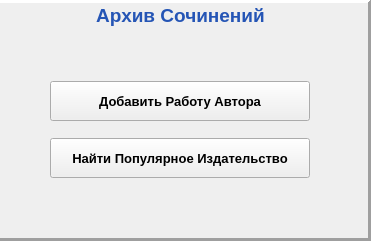
<?xml version="1.0" encoding="UTF-8"?>
<ui version="4.0">
 <class>MainWindow</class>
 <widget class="QWidget" name="MainWindow">
  <property name="windowModality">
   <enum>Qt::WindowModal</enum>
  </property>
  <property name="geometry">
   <rect>
    <x>0</x>
    <y>0</y>
    <width>371</width>
    <height>241</height>
   </rect>
  </property>
  <property name="sizePolicy">
   <sizepolicy hsizetype="Fixed" vsizetype="Fixed">
    <horstretch>0</horstretch>
    <verstretch>0</verstretch>
   </sizepolicy>
  </property>
  <property name="minimumSize">
   <size>
    <width>371</width>
    <height>241</height>
   </size>
  </property>
  <property name="maximumSize">
   <size>
    <width>371</width>
    <height>241</height>
   </size>
  </property>
  <property name="windowTitle">
   <string>Main Window</string>
  </property>
  <property name="windowIcon">
   <iconset resource="../../Icons/MyIcons.qrc">
    <normaloff>:/MyIcons/Main.jpg</normaloff>:/MyIcons/Main.jpg</iconset>
  </property>
  <property name="layoutDirection">
   <enum>Qt::LeftToRight</enum>
  </property>
  <widget class="QFrame" name="frame_2">
   <property name="geometry">
    <rect>
     <x>-20</x>
     <y>0</y>
     <width>391</width>
     <height>241</height>
    </rect>
   </property>
   <property name="frameShape">
    <enum>QFrame::Panel</enum>
   </property>
   <property name="frameShadow">
    <enum>QFrame::Raised</enum>
   </property>
   <property name="lineWidth">
    <number>3</number>
   </property>
   <widget class="QWidget" name="verticalLayoutWidget">
    <property name="geometry">
     <rect>
      <x>70</x>
      <y>70</y>
      <width>261</width>
      <height>121</height>
     </rect>
    </property>
    <layout class="QVBoxLayout" name="verticalLayout">
     <item>
      <widget class="QPushButton" name="addWorkAuthorButton">
       <property name="sizePolicy">
        <sizepolicy hsizetype="Fixed" vsizetype="Fixed">
         <horstretch>0</horstretch>
         <verstretch>0</verstretch>
        </sizepolicy>
       </property>
       <property name="maximumSize">
        <size>
         <width>260</width>
         <height>40</height>
        </size>
       </property>
       <property name="font">
        <font>
         <pointsize>10</pointsize>
         <bold>true</bold>
        </font>
       </property>
       <property name="text">
        <string>Добавить Работу Автора</string>
       </property>
      </widget>
     </item>
     <item>
      <widget class="QPushButton" name="searchPublisherButton">
       <property name="sizePolicy">
        <sizepolicy hsizetype="Expanding" vsizetype="Expanding">
         <horstretch>0</horstretch>
         <verstretch>0</verstretch>
        </sizepolicy>
       </property>
       <property name="maximumSize">
        <size>
         <width>260</width>
         <height>40</height>
        </size>
       </property>
       <property name="font">
        <font>
         <pointsize>10</pointsize>
         <bold>true</bold>
        </font>
       </property>
       <property name="text">
        <string>Найти Популярное Издательство</string>
       </property>
      </widget>
     </item>
    </layout>
   </widget>
   <widget class="QLabel" name="title">
    <property name="geometry">
     <rect>
      <x>60</x>
      <y>0</y>
      <width>281</width>
      <height>31</height>
     </rect>
    </property>
    <property name="text">
     <string>&lt;html&gt;&lt;head/&gt;&lt;body&gt;&lt;p align=&quot;center&quot;&gt;&lt;span style=&quot; font-size:14pt; font-weight:600; color:#2555b5;&quot;&gt;Архив Сочинений&lt;/span&gt;&lt;/p&gt;&lt;/body&gt;&lt;/html&gt;</string>
    </property>
   </widget>
  </widget>
 </widget>
 <resources>
  <include location="../../Icons/MyIcons.qrc"/>
 </resources>
 <connections/>
</ui>
